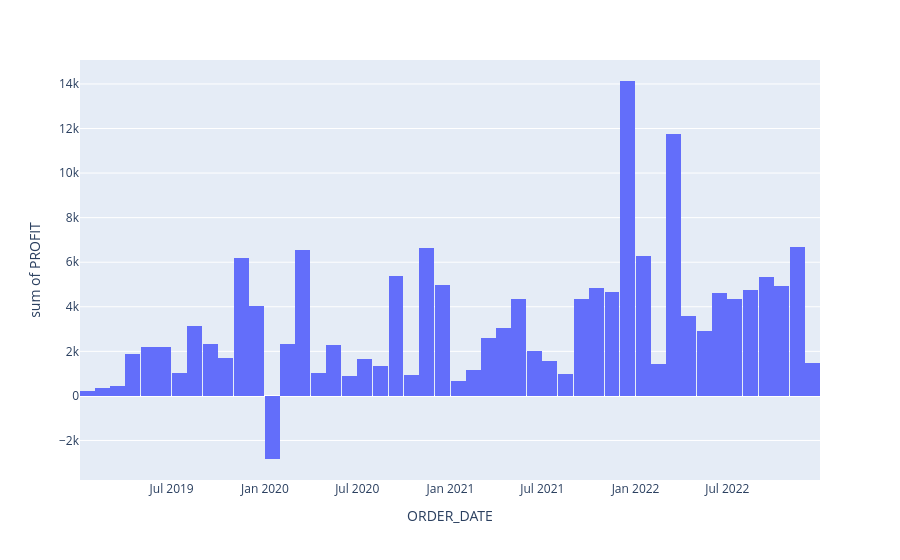

The notebook cell this image was saved under:
### Code cell
px.histogram(
    df,
    x='ORDER_DATE',
    y='PROFIT',
)

### Figure 1 — Plotly figure (JSON) as saved in the notebook; plotly's stock layout.template omitted (floating-point values rounded to 4 significant figures; data arrays with more than 128 entries replaced by an {"elided": "..."} marker saying what was removed)
{"data": [{"alignmentgroup": "True", "bingroup": "x", "histfunc": "sum", "hovertemplate": "ORDER_DATE=%{x}<br>sum of PROFIT=%{y}<extra></extra>", "legendgroup": "", "marker": {"color": "#636efa", "pattern": {"shape": ""}}, "name": "", "offsetgroup": "", "orientation": "v", "showlegend": false, "type": "histogram", "x": {"elided": "5009 str values"}, "xaxis": "x", "y": {"elided": "5009 float values"}, "yaxis": "y"}], "layout": {"barmode": "relative", "legend": {"tracegroupgap": 0}, "margin": {"t": 60}, "xaxis": {"anchor": "y", "domain": [0, 1], "title": {"text": "ORDER_DATE"}}, "yaxis": {"anchor": "x", "domain": [0, 1], "title": {"text": "sum of PROFIT"}}}}
